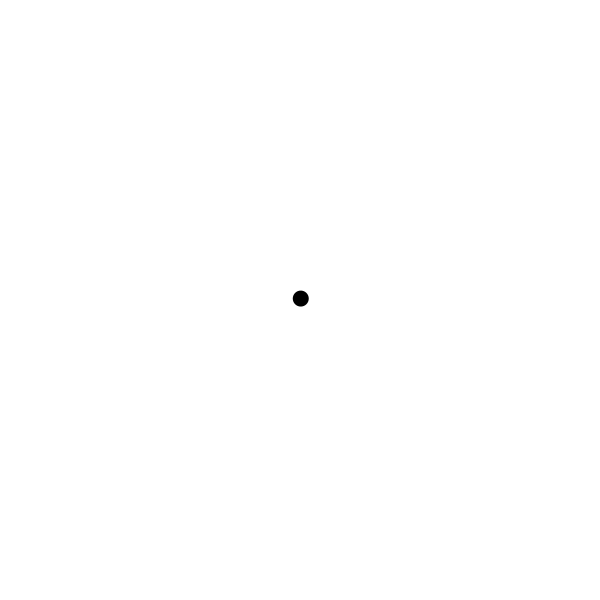
Frame 1 (no input)
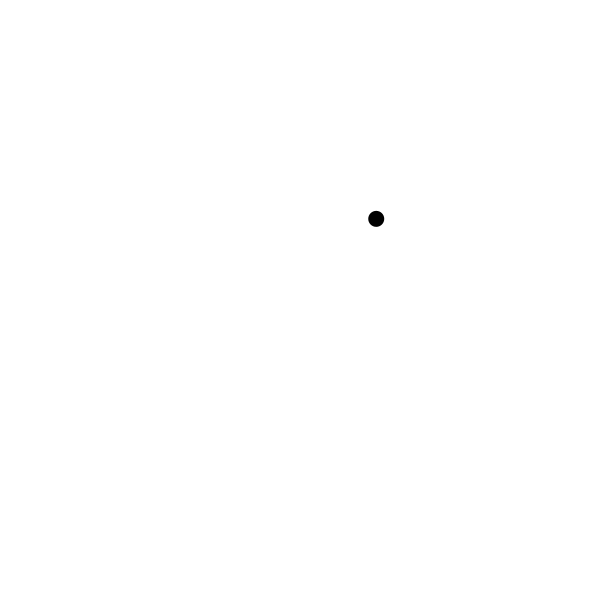
Frame 60 (the mouse pressed at the canvas centre just before this capture)
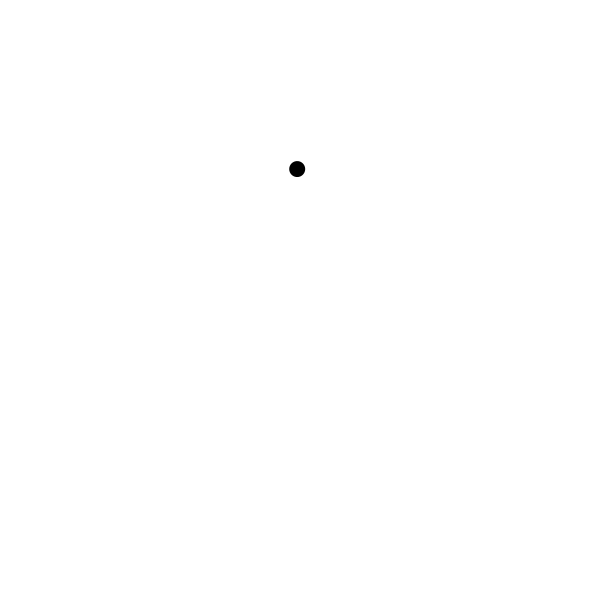
Frame 120 (the mouse held since frame 60 and released just before this capture)

The Processing sketch that drew these frames (run headless with seeded random() and noise(); from frame 60 on, the mouse is pressed at the canvas centre):

// Processing sketch: vl4_12_accelRandom
// ── vl4_12_accelRandom.pde
Mover m;

void setup() {
  size(600, 600);
  m = new Mover();
}

void draw() {
  background(255);
  m.update();
  m.checkEdges();
  m.display();
}

class Mover {
 
  PVector location;
  PVector velocity;
  PVector acceleration;
  float topspeed;
  
  Mover() {
    location = new PVector(width/2,height/2);
    velocity = new PVector(random(-2,2),random(-2,2));
    acceleration = PVector.random2D();
    topspeed = 4;
  }
  
 void update() {
   acceleration = PVector.random2D();
   acceleration.mult(0.5);
   //acceleration.mult(random(2));
   
   velocity.add(acceleration);
   velocity.limit(topspeed);
   location.add(velocity);
  }
 
  void display() {
    noStroke();
    fill(0);
    ellipse(location.x,location.y,16,16);
  }
  
  
  
 
 void checkEdges() {
    if (location.x > width) {
      location.x = 0;
    } else if (location.x < 0) {
      location.x = width;
    }
 
    if (location.y > height) {
      location.y = 0;
    } else if (location.y < 0) {
      location.y = height;
    }
 
  }
}
